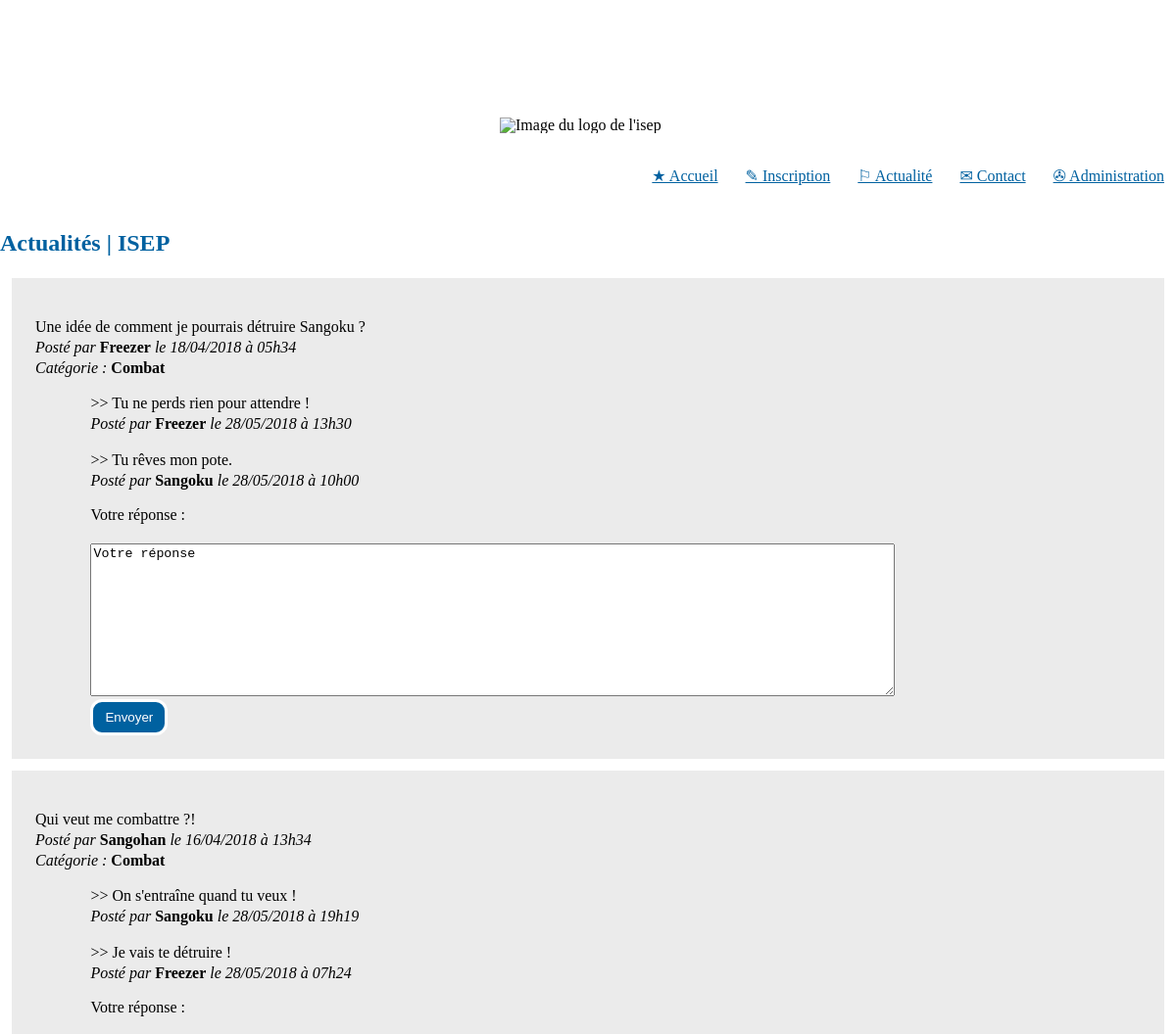
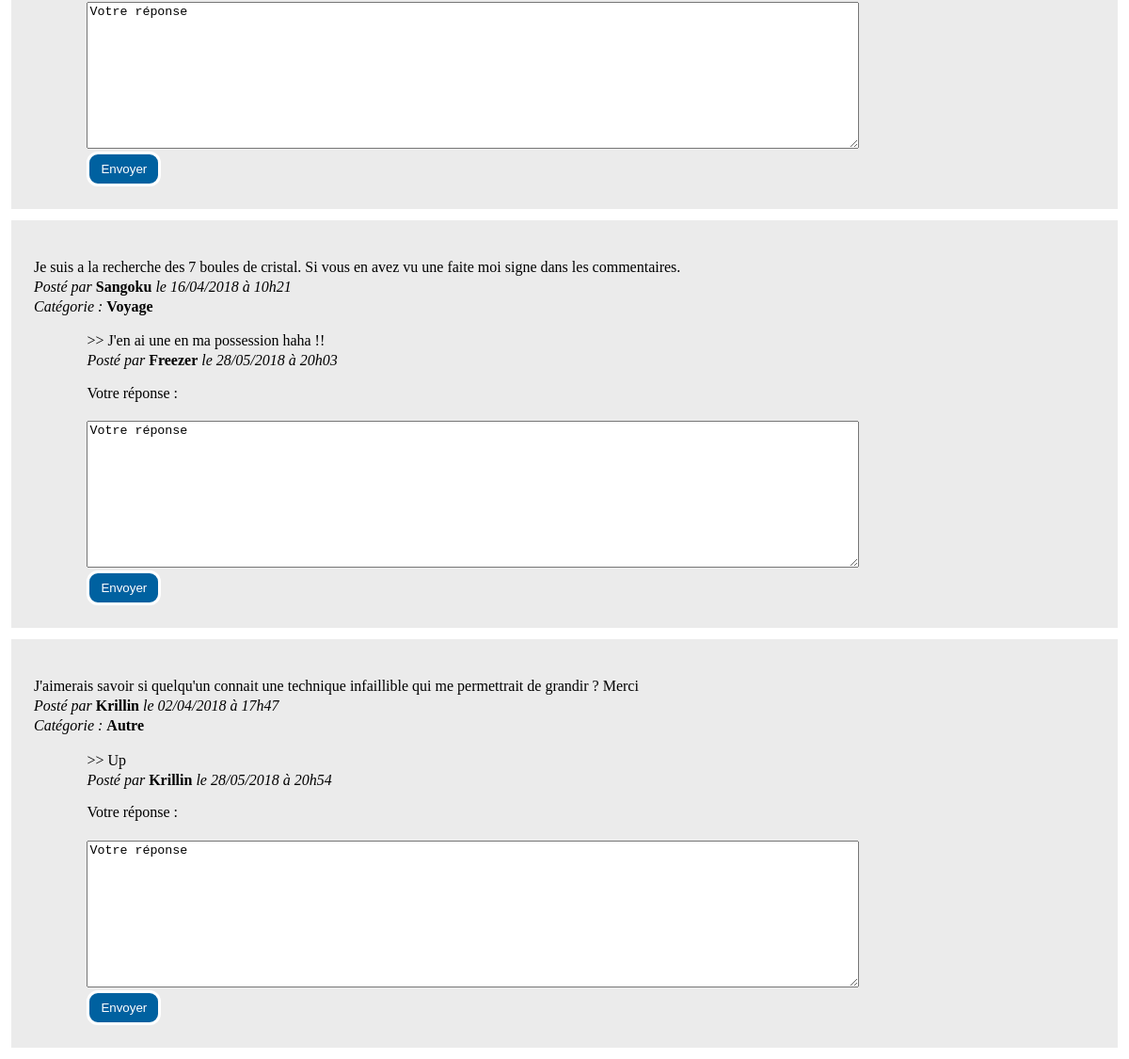
The app's page /php/index.php?cible=mainController&function=bouttonActualite with its own data (2 pictures, top to bottom).
### tables this page shows
CREATE TABLE IF NOT EXISTS `subjects` (
  `id` int(11) NOT NULL AUTO_INCREMENT,
  `content` text NOT NULL,
  `category` varchar(100) NOT NULL DEFAULT 'Autre',
  `date` date NOT NULL,
  `time` time NOT NULL,
  `user_id` int(11) NOT NULL,
  PRIMARY KEY (`id`)
);

CREATE TABLE IF NOT EXISTS `users` (
  `id` int(11) NOT NULL AUTO_INCREMENT,
  `name` varchar(100) NOT NULL,
  `last_name` varchar(100) NOT NULL,
  `mail` varchar(100) NOT NULL,
  `pass` varchar(100) NOT NULL,
  PRIMARY KEY (`id`)
);

CREATE TABLE IF NOT EXISTS `responses` (
  `id` int(11) NOT NULL AUTO_INCREMENT,
  `content` text NOT NULL,
  `date` date NOT NULL,
  `time` time NOT NULL,
  `subject_id` int(11) NOT NULL,
  `user_id` int(11) NOT NULL,
  PRIMARY KEY (`id`)
);

### php/controllers/mainController.php (called while the page is built, shortened)
<?php
if (!isset($_GET['function']) || empty($_GET['function'])) {
    $function = "default";
} else {
    $function = $_GET['function'];
}
switch ($function) {
    case 'bouttonActualite':
        $vue = 'sujet';
        break;
}
require "views/header.php";
include('views/' . $vue . '.php');

### php/models/requetes.php (called while the page is built, shortened)
<?php
function get_subjects(PDO $bdd, int $n): array {
    $statement = $bdd->prepare('SELECT subjects.category, subjects.time, subjects.content AS subjectContent,subjects.date AS subjectDate,users.name AS subjectUserName,subjects.id AS subject_id
                                         FROM subjects
                                         INNER JOIN users
                                         ON subjects.user_id = users.id
                                         ORDER BY date DESC, time DESC
                                         LIMIT '.$n);
    $statement->execute();
    return $statement->fetchAll();
}
function get_responses(PDO $bdd): array {
    $statement = $bdd->prepare('SELECT responses.time,users.name AS responseUserName,responses.content AS responseContent,responses.date AS responseDate, subjects.id AS subject_id
                                         FROM ((responses
                                         INNER JOIN users ON responses.user_id = users.id)
                                         INNER JOIN subjects ON responses.subject_id = subjects.id)
                                         ORDER BY responses.date DESC, time DESC
                                         ');
    $statement->execute();
    return $statement->fetchAll();
}

### php/controllers/fonctions.php (called while the page is built, shortened)
<?php
include "models/requetes.php";
function recupereSubjects($bdd,$n){
    $subjects = get_subjects($bdd,$n);
    foreach ($subjects as $key=>$elm){
        $subjects[$key]['subjectDate'] = dateFr($subjects[$key]['subjectDate']);
        $subjects[$key]['time'] = heureFr($subjects[$key]['time']);
    }
    return $subjects;
}
function recupereResponses($bdd){
    $responses = get_responses($bdd);
    foreach ($responses as $key=>$elm){
        $responses[$key]['responseDate'] = dateFr($responses[$key]['responseDate']);
        $responses[$key]['time'] = heureFr($responses[$key]['time']);
    }
    return $responses;
}
function dateFr($dateUS){
    $dateFR = strftime('%d-%m-%Y',strtotime($dateUS));
    $dateFRslash=str_replace (  '-' , '/' ,$dateFR);
    return $dateFRslash;
}
function heureFr($heureUS){
    $heureFr1 = substr_replace($heureUS, '', -3, 3);
    $heureFr2 =str_replace (  ':' , 'h' ,$heureFr1);
    return $heureFr2;
}

### php/views/fonctions.php (the view, shortened to what this page needs)
<?php
function displayInscription(){
    if(!isUserConnected()){
        echo ("<a href=\"index.php?cible=mainController&function=bouttonInscription\" class=\"liens\">&#9998; Inscription</a>");
    }
}
function displaySubjectsAndResponse($bdd,$n){
    $subjects = recupereSubjects($bdd, $n);
    $responses = recupereResponses($bdd);
    foreach ($subjects as $key => $elm) {
                echo(
                    "<div class='subjectWrapper'><p>"
                        . $subjects[$key]['subjectContent'] . " <br>
                            <em>Posté par</em> <strong>" . $subjects[$key]['subjectUserName'] . "</strong> <em>le " . $subjects[$key]['subjectDate'] . " à " . $subjects[$key]['time'] . "  </em> <br>
                            <em>Catégorie : </em> <strong>" . $subjects[$key]['category'] . "</strong>
                    </p>"
                    );
                foreach ($responses as $keyR => $elmR) {
                    if ($subjects[$key]['subject_id']===$responses[$keyR]['subject_id']) {
                        echo(
                            "<p class='marginleft'>
                                   >> " .$responses[$keyR]['responseContent']. " <br>
                                   <em>Posté par</em> <strong>" . $responses[$keyR]['responseUserName'] . "</strong> <em>le " . $responses[$keyR]['responseDate'] . " à " . $responses[$keyR]['time'] . " </em>
                               </p>"
                        );
                    }
                }
                $get = $subjects[$key]['subject_id'];
                echo("
                     <form class='marginleft' action=\"index.php?cible=mainController&function=postResponse&subject_id=$get\" method=\"post\">
                         <label> <span> Votre réponse : </span>
                             <br>
                             <textarea cols=\"100\" rows=\"10\" name=\"content\">Votre réponse</textarea>
                         </label>
                         <br>
                         <button type=\"submit\">Envoyer</button>
                         <br>
                     </form>
                    </div>"
                );
    }
}

### css/style.css (style rules this page uses)
html { --orange-isep: rgb(245,161,1); --blue-isep: rgb(0,97,160); --grey-isep: rgb(226,226,226); }
body { width: 1200px; font-family: serif; margin: 70px auto 1%; }
.liens { text-decoration: underline; color: var(--blue-isep); margin-left: 1%; margin-right: 1%; }
a { color: white; }
em { font-style: italic; }
strong { font-weight: bold; }
label { margin-bottom: 2%; }
p { line-height: 130%; display: block; margin-top: 1em; margin-bottom: 1em; text-align: start; }
button { padding: 8px 12px 8px 12px; background-color: var(--blue-isep); color: white; border: solid; border-radius: 12px; }
textarea { margin-top: 2%; }

### css/formControl.css (style rules this page uses)
body { padding-top: 50px; }

### css/sujet.css (style rules this page uses)
.marginleft { margin-left: 5%; }
.subjectWrapper { background-color: #EBEBEB; padding: 2%; margin: 1%; }

### records on screen
subjects: content "Une idée de comment je pourrais détruire Sangoku ?", user.name "Freezer", subjectDate "18/04/2018", time "05h34", category "Combat"
responses: content "Tu ne perds rien pour attendre !", user.name "Freezer", responseDate "28/05/2018", time "13h30"
responses: content "Tu rêves mon pote.", user.name "Sangoku", responseDate "28/05/2018", time "10h00"
subjects: content "Qui veut me combattre ?!", user.name "Sangohan", subjectDate "16/04/2018", time "13h34", category "Combat"
responses: content "On s'entraîne quand tu veux !", user.name "Sangoku", responseDate "28/05/2018", time "19h19"
responses: content "Je vais te détruire !", user.name "Freezer", responseDate "28/05/2018", time "07h24"
subjects: content "Je suis a la recherche des 7 boules de cristal. Si vous en avez vu une faite moi signe dans les commentaires.", user.name "Sangoku", subjectDate "16/04/2018", time "10h21", category "Voyage"
responses: content "J'en ai une en ma possession haha !!", user.name "Freezer", responseDate "28/05/2018", time "20h03"
subjects: content "J'aimerais savoir si quelqu'un connait une technique infaillible qui me permettrait de grandir ? Merci", user.name "Krillin", subjectDate "02/04/2018", time "17h47", category "Autre"
responses: content "Up", user.name "Krillin", responseDate "28/05/2018", time "20h54"
